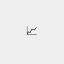
<?xml version="1.0" encoding="UTF-8"?>
<ui version="4.0">
 <class>AppIcon</class>
 <widget class="QWidget" name="AppIcon">
  <property name="geometry">
   <rect>
    <x>0</x>
    <y>0</y>
    <width>64</width>
    <height>64</height>
   </rect>
  </property>
  <property name="windowTitle">
   <string>App Icon</string>
  </property>
  <layout class="QHBoxLayout" name="mainLayout">
   <property name="spacing">
    <number>0</number>
   </property>
   <property name="leftMargin">
    <number>0</number>
   </property>
   <property name="topMargin">
    <number>0</number>
   </property>
   <property name="rightMargin">
    <number>0</number>
   </property>
   <property name="bottomMargin">
    <number>0</number>
   </property>
   <item>
    <widget class="QLabel" name="iconLabel">
     <property name="minimumSize">
      <size>
       <width>32</width>
       <height>32</height>
      </size>
     </property>
     <property name="maximumSize">
      <size>
       <width>64</width>
       <height>64</height>
      </size>
     </property>
     <property name="text">
      <string>📈</string>
     </property>
     <property name="alignment">
      <set>Qt::AlignCenter</set>
     </property>
    </widget>
   </item>
  </layout>
 </widget>
 <resources/>
 <connections/>
</ui>
